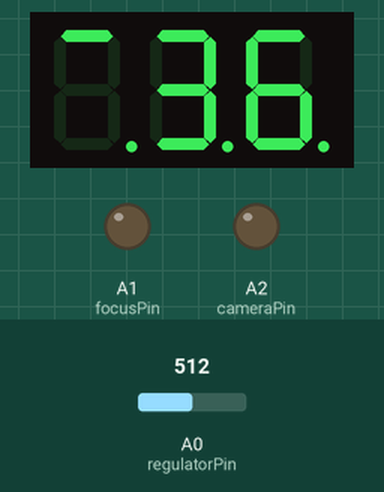
Simulated run of this sketch. Board: Arduino Uno, built with avr-gcc and run on an emulated ATmega328P. Parts: 3-digit seven-segment display, output pins drawn as LEDs (lit = HIGH). Wiring (inferred from the names in the program): 3-digit 7-segment display, segments lit when LOW: segments pin 6, pin 0, pin 3, pin 4, pin 2, pin 7, pin 5, pin 1; digit selects pin 9, pin 10, pin 8. Dashed ring = blinking. The test bench sets the inputs (shaded band); at power-on: A0 (regulatorPin) = 512. The segment pins are drawn as the display they are named for; pins used as bus, display or sensor lines are not drawn.

Above: at 1.2 s.
1.3 s: A0 (regulatorPin) set to 540
3.6 s: A0 (regulatorPin) set to 564
At 4.9 s:
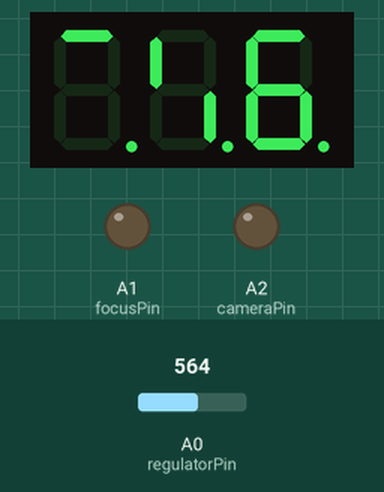
6.6 s: A0 (regulatorPin) set to 978
At 8.5 s:
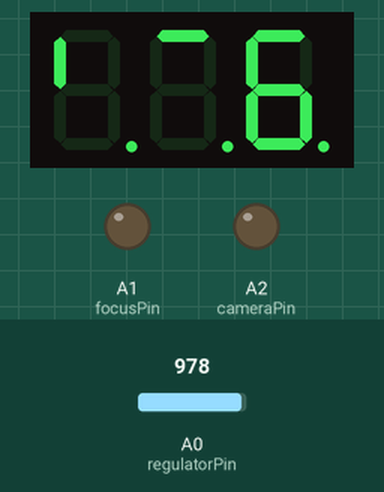
9.6 s: A0 (regulatorPin) set to 1004
At 9.98 s:
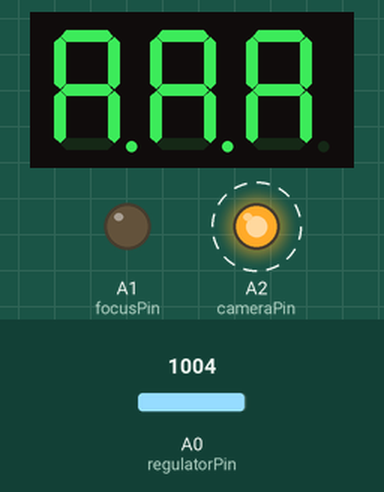
11.6 s: A0 (regulatorPin) set to 900
At 14.4 s:
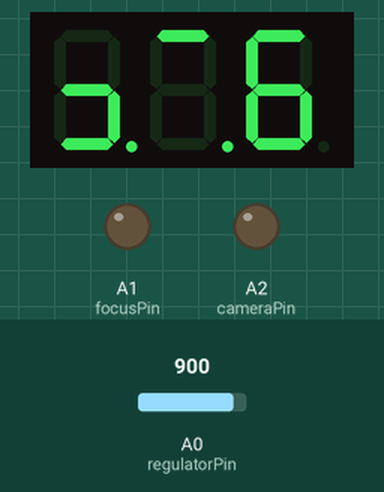
14.6 s: A0 (regulatorPin) set to 880
16.1 s: A0 (regulatorPin) set to 858
At 19.1 s:
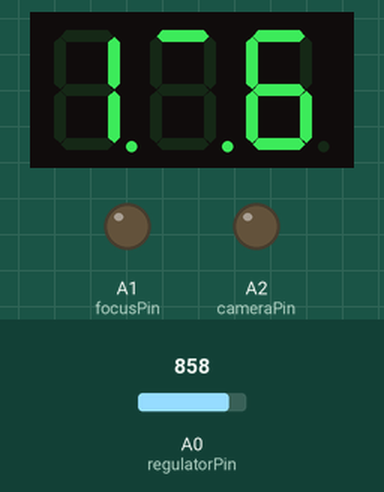
Timing chart, 0 to 19.6 s (numbered marks = the images above; inputs shaded):
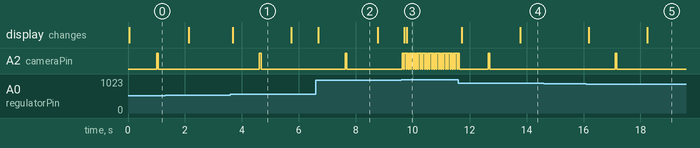

Measured:
- the behaviour switches between 556 and 557 on A0 (regulatorPin) (found by bisection; images 0 and 1)
- the behaviour switches between 989 and 990 on A0 (regulatorPin) (found by bisection; images 2 and 3)
- the behaviour switches between 867 and 866 on A0 (regulatorPin) (found by bisection; images 4 and 5)
- after the input at 3.6 s, A2 (cameraPin): LOW → HIGH after 1.0 s, → LOW 0.06 s later; the display: changes after 0.08 s (image 1)
- after the input at 6.6 s, A2 (cameraPin): LOW → HIGH after 1.0 s, → LOW 0.06 s later; the display: changes after 0.08 s (image 2)
- after the input at 9.6 s, A2 (cameraPin): alternates HIGH for 0.06 s and LOW for 0.02 s, starting at once; the display: first changes after 0.11 s (image 3 shows a later state)
- after the input at 11.6 s, the display: first changes after 0.12 s (image 4 shows a later state)
- after the input at 14.6 s, every drawn part: stays the same
- after the input at 16.1 s, A2 (cameraPin): LOW → HIGH after 1.0 s, → LOW 0.06 s later; the display: first changes after 0.08 s (image 5 shows a later state)

The sketch:

Arduino_TimeLapse.ino
```cpp
// ========[ Pins ]===========
const int  a = 5;
const int  b = 7;
const int  c = 2;
const int  d = 4;
const int  e = 3;
const int  f = 0;
const int  g = 6;
const int  h = 1;

const int  led1 = 9;
const int  led2 = 10;
const int  led3 = 8;

const int  ON  = HIGH;
const int  OFF = LOW;

const int  regulatorPin = A0;
const int  focusPin     = A1;
const int  cameraPin    = A2;

const int showLedDelay = 7;
const int LedsDelay = 10000;
// ===========================

const int symbols[12][8] = {
//  f    h    c    e    d    a    g    b
  {ON,  OFF, ON,  ON,  ON,  ON,  OFF,  ON}, // 0
  {OFF, OFF, ON,  OFF, OFF, OFF, OFF,  ON}, // 1
  {OFF, OFF, OFF, ON,  ON,  ON,  ON,   ON}, // 2
  {OFF, OFF, ON,  OFF, ON,  ON,  ON,   ON}, // 3
  {ON,  OFF, ON,  OFF, OFF, OFF, ON,   ON}, // 4
  {ON,  OFF, ON,  OFF, ON,  ON,  ON,   OFF}, // 5
  {ON,  OFF, ON,  ON,  ON,  ON,  ON,   OFF}, // 6
  {OFF, OFF, ON,  OFF, OFF, ON,  OFF,  ON}, // 7
  {ON,  OFF, ON,  ON,  ON,  ON,  ON,   ON}, // 8
  {ON,  OFF, ON,  OFF, ON,  ON,  ON,   ON}, // 9
  {ON,  OFF, OFF, OFF, OFF, OFF, OFF,  ON}, // s
  {ON,  OFF, OFF, OFF, OFF, OFF, OFF, OFF}  // m
};

const int timerValues[32] = {
  1,   2,    3,    4,    5,    10,   /*15,*/   20,
  30,  60,   /*120,  180,  240, */ 300, /* 360,  420,
  480, 540, */ 600, /* 660,  720,  780,  840,*/  900,
  /*960, 1020, 1080, 1140,*/ 1200, 1800, 2400, 3600
};

const char* timerStrings[] = {
  "01s","02s","03s","04s","05s","10s",/*"15s",*/"20s",
  "30s","01m",/*"02m","03m","04m",*/"05m",/*"06m","07m",
  "08m","09m",*/"10m",/*"11m","12m","13m","14m",*/"15m",
  /*"16m","17m","18m","19m",*/"20m","30m","40m","60m"
};

const int leds[3] = {led1, led2, led3};

int sensorValue = 0;  // variable to store the value coming from the sensor
int index = 0;        // index of array
unsigned long lastTime; // time of last itteration
unsigned long lastLED;
int first = 0;

void setup() {
  //Serial.begin(9600);

  initLeds();

  pinMode(focusPin, OUTPUT);
  pinMode(cameraPin, OUTPUT);
}

void loop() {
  // read the value from the sensor:
  sensorValue = (int) analogRead(regulatorPin)*16/990;
  if (index !=  sensorValue) {
    index = sensorValue;
    lastTime = millis();
    lastLED = millis();
    first = 0;
    //Serial.print(sensorValue);
    //Serial.print(" - ");
    //Serial.println(analogRead(regulatorPin));
  }

  if ((millis()-lastLED) <= LedsDelay) {
    updateLeds();
  } else {
    clearLeds();
  }

  if (((millis()-lastTime) >= timerValues[index]*1000) ||
      ((first == 0) && ((millis()-lastTime) >= 1000))) {
    //Serial.print("[");
    //Serial.print(first);
    //Serial.print("]");
    //Serial.print(millis());
    //Serial.print(" - ");
    //Serial.print(millis()-lastTime);
    //Serial.print(" = ");
    //Serial.println(timerValues[index]*1000);
    first++;

    takePicture();
    lastTime = millis();
  }
}

void takePicture() {
 // digitalWrite(focusPin, HIGH);
  digitalWrite(cameraPin, HIGH);
  delay(60);
 // digitalWrite(focusPin, LOW);
  digitalWrite(cameraPin, LOW);

}

void initLeds() {
  pinMode(a, OUTPUT);
  pinMode(b, OUTPUT);
  pinMode(c, OUTPUT);
  pinMode(d, OUTPUT);
  pinMode(e, OUTPUT);
  pinMode(f, OUTPUT);
  pinMode(g, OUTPUT);
  pinMode(h, OUTPUT);

  pinMode(led1, OUTPUT);
  pinMode(led2, OUTPUT);
  pinMode(led3, OUTPUT);
  digitalWrite(led1, LOW);
  digitalWrite(led2, LOW);
  digitalWrite(led3, LOW);
}

void updateLeds() {
  for (int i=0; i<3; i++) {
    showLed(i);
  }
}

void showLed(int j) {
  clearLeds();
  int pos = returnSymbol(timerStrings[index][j]);
  for(int i=0; i<8; i++) {
    if ((j == 2) && (i == 1) && ((millis()-lastTime) >= 1000)) {
      digitalWrite(i, ON);
    } else {
      digitalWrite(i, symbols[pos][i]);
    }
  }
  setLed(j);
  delay(showLedDelay);
}

int returnSymbol (char Symbol) {
  if (Symbol == 's') {
    return 10;
  } else if (Symbol == 'm') {
    return 11;
  } else {
    return ((int)Symbol)-48;
  }
}

void setLed(int i) {
  for (int j=0; j<3; j++) {
    if (j==i) {
      digitalWrite(leds[j], HIGH);
    } else {
      digitalWrite(leds[j], LOW);
    }
  }
}

void clearLeds() {
  digitalWrite(leds[0], LOW);
  digitalWrite(leds[1], LOW);
  digitalWrite(leds[2], LOW);
}
```
